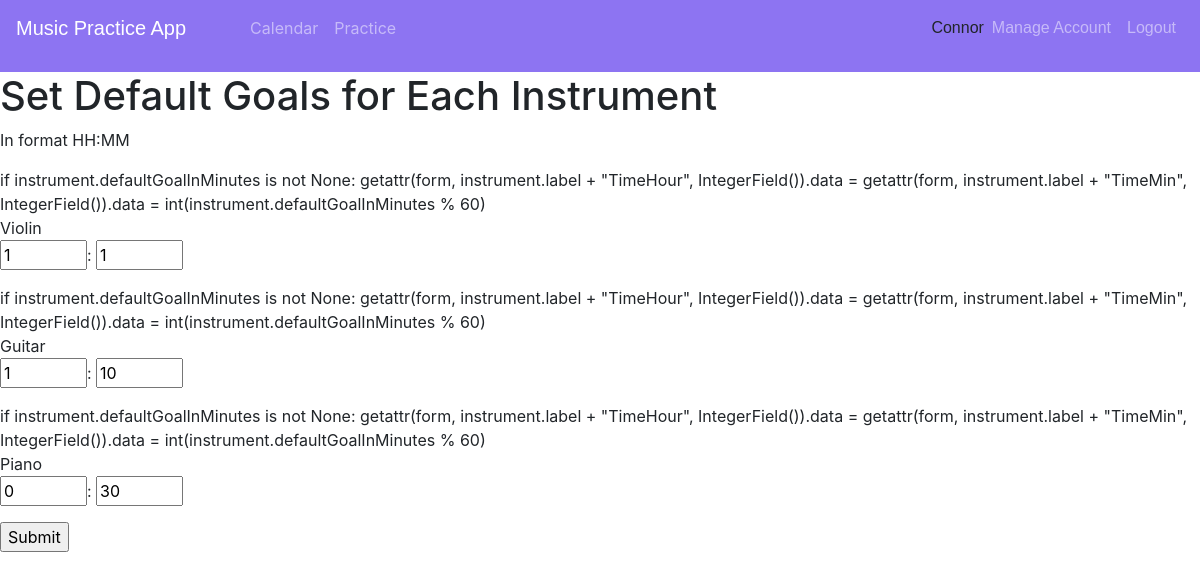
/defaultGoals (signed in), run on the app's committed database.
### app/models.py (models this page shows, shortened)
class User(UserMixin, db.Model):
    id = db.Column(db.Integer, primary_key=True)
    username = db.Column(db.String(64), index=True, unique=True)
    email = db.Column(db.String(120), index=True, unique=True)
    password_hash = db.Column(db.String(128))
    instruments = db.relationship('Instrument', backref='venue', lazy='dynamic')

class Instrument(db.Model):
    id = db.Column(db.Integer, primary_key=True)
    label = db.Column(db.String(64), index=True, unique=True)
    userId = db.Column(db.Integer, db.ForeignKey('user.id'))
    defaultGoalInMinutes = db.Column(db.Integer)
    regiments = db.relationship('Regiment', backref='venue', lazy='dynamic')

### app/routes.py (the view, shortened to what this page needs)
@app.route('/defaultGoals', methods=['GET', 'POST'])
@login_required
def defaultGoals():
    class FormClass(FlaskForm):
        submit = SubmitField('Submit')
    for instrument in current_user.instruments:
        setattr(FormClass, instrument.label + "TimeHour", IntegerField())
        setattr(FormClass, instrument.label + "TimeMin", IntegerField())
    form = FormClass()
    return render_template('defaultGoals.html', title='Set Default Goals', form=form,
                           instruments=current_user.instruments)

### app/routes.py
    class FormClass(FlaskForm):
        submit = SubmitField('Submit')

### app/models.py (called while the page is built)
@login.user_loader
def load_user(id):
    return User.query.get(int(id))

### app/templates/defaultGoals.html (shortened to what this page needs)
{% extends "base.html" %}
{% block content %}
    <h1>Set Default Goals for Each Instrument</h1>
    <p>In format HH:MM</p>
    <form action="" method="post">
        {% for instrument in instruments %}
        if instrument.defaultGoalInMinutes is not None:
            getattr(form, instrument.label + "TimeHour", IntegerField()).data =
            getattr(form, instrument.label + "TimeMin", IntegerField()).data = int(instrument.defaultGoalInMinutes % 60)
            <p>
                {{ instrument.label }}<br>
                {{ form|attr(instrument.label+"TimeHour")(min="0", max="23", size=32, value=instrument.defaultGoalInMinutes//60) }}:
                {{ form|attr(instrument.label+"TimeMin")(min="0", max="59", size=32, value=instrument.defaultGoalInMinutes%60) }}
            </p>
        {% endfor %}
        <p>{{ form.submit() }}</p>
    </form>
{% endblock %}

### app/templates/base.html (shortened to what this page needs)
<!DOCTYPE html>
<html lang="en">
<head>
    <link rel="stylesheet" href="https://cdn.jsdelivr.net/npm/bootstrap@4.5.3/dist/css/bootstrap.min.css"
>
    <link rel="stylesheet" type="text/css" href="/static/css/style.css">
</head>
<body>
    <nav class="navbar navbar-expand-lg navbar-dark" style="background-color: #8d74f2">
        <a class="navbar-brand mr" href="/index">
            <p class="text">Music Practice App</p>
        </a>
        <ul class="collapse navbar-collapse" id="navbarSupportedContent">
            <ul class="navbar-nav">
{% if not current_user.is_anonymous %}
                <li class="nav-item">
                    <a class="nav-link" href="/calendar">Calendar</a>
                </li>
                <li class="nav-item">
                    <a class="nav-link" href="/practice">Practice</a>
                </li>
{% endif %}
            </ul>
            <ul class="navbar-nav ml-auto">
{% if current_user.is_anonymous %}
                <li class="nav-item">
                    <a class="nav-link text" href="/login">Login</a>
                </li>
    <li class="nav-item">
                    <a class="nav-link text" href="/register">Register</a>
                </li>
{% else %}
                <li class="nav-item mt-2" style="font-family: signika, sans-serif">{{ current_user.username }}</li>
                <li class="nav-item">
                    <a class="nav-link text" href="/account">Manage Account</a>
                </li>
                <li class="nav-item">
                    <a class="nav-link text" href="/logout">Logout</a>
                </li>
{% endif %}
            </ul>
        </ul>
    </nav>
    {% block content %}{% endblock %}
</body>
</html>

### app/static/css/style.css (style rules this page uses)
.text { font-family: 'signika', sans-serif; }
html, body { height: 100%; min-height: 100%; }

### data on the page
User: username "Connor"
Instrument: label "Violin", label "1"
Instrument: label "Guitar", label "1", label "10"
Instrument: label "Piano", label "0", label "30"
